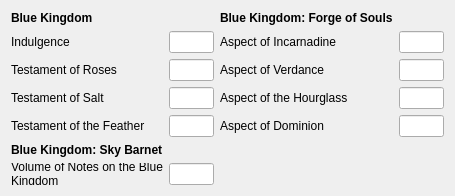
          <widget class="QWidget" name="page_12">
           <property name="geometry">
            <rect>
             <x>0</x>
             <y>0</y>
             <width>455</width>
             <height>186</height>
            </rect>
           </property>
           <attribute name="label">
            <string>The Blue Kingdom</string>
           </attribute>
           <layout class="QGridLayout" name="gridLayout_15">
            <item row="2" column="2">
             <spacer name="horizontalSpacer_20">
              <property name="orientation">
               <enum>Qt::Horizontal</enum>
              </property>
              <property name="sizeHint" stdset="0">
               <size>
                <width>40</width>
                <height>20</height>
               </size>
              </property>
             </spacer>
            </item>
            <item row="4" column="2">
             <spacer name="horizontalSpacer_18">
              <property name="orientation">
               <enum>Qt::Horizontal</enum>
              </property>
              <property name="sizeHint" stdset="0">
               <size>
                <width>40</width>
                <height>20</height>
               </size>
              </property>
             </spacer>
            </item>
            <item row="3" column="2">
             <spacer name="horizontalSpacer_19">
              <property name="orientation">
               <enum>Qt::Horizontal</enum>
              </property>
              <property name="sizeHint" stdset="0">
               <size>
                <width>40</width>
                <height>20</height>
               </size>
              </property>
             </spacer>
            </item>
            <item row="1" column="1">
             <widget class="QLineEdit" name="lineEdit_Poss_TBKMisc_Indulgence"/>
            </item>
            <item row="0" column="0">
             <widget class="QLabel" name="label_86">
              <property name="text">
               <string>&lt;html&gt;&lt;head/&gt;&lt;body&gt;&lt;p&gt;&lt;span style=&quot; font-weight:600;&quot;&gt;Blue Kingdom&lt;/span&gt;&lt;/p&gt;&lt;/body&gt;&lt;/html&gt;</string>
              </property>
             </widget>
            </item>
            <item row="1" column="2">
             <spacer name="horizontalSpacer_21">
              <property name="orientation">
               <enum>Qt::Horizontal</enum>
              </property>
              <property name="sizeHint" stdset="0">
               <size>
                <width>40</width>
                <height>20</height>
               </size>
              </property>
             </spacer>
            </item>
            <item row="2" column="1">
             <widget class="QLineEdit" name="lineEdit_Poss_TBKMisc_Roses"/>
            </item>
            <item row="4" column="1">
             <widget class="QLineEdit" name="lineEdit_Poss_TBKMisc_Flowers"/>
            </item>
            <item row="3" column="1">
             <widget class="QLineEdit" name="lineEdit_Poss_TBKMisc_Salt"/>
            </item>
            <item row="6" column="0">
             <widget class="QLabel" name="label_84">
              <property name="text">
               <string>&lt;html&gt;&lt;head/&gt;&lt;body&gt;&lt;p&gt;&lt;span style=&quot; font-weight:600;&quot;&gt;Blue Kingdom: Sky Barnet&lt;/span&gt;&lt;/p&gt;&lt;/body&gt;&lt;/html&gt;</string>
              </property>
             </widget>
            </item>
            <item row="2" column="0">
             <widget class="QLabel" name="label_75">
              <property name="text">
               <string>Testament of Roses</string>
              </property>
             </widget>
            </item>
            <item row="4" column="0">
             <widget class="QLabel" name="label_77">
              <property name="text">
               <string>Testament of the Feather</string>
              </property>
             </widget>
            </item>
            <item row="1" column="0">
             <widget class="QLabel" name="label_78">
              <property name="text">
               <string>Indulgence</string>
              </property>
             </widget>
            </item>
            <item row="3" column="0">
             <widget class="QLabel" name="label_76">
              <property name="text">
               <string>Testament of Salt</string>
              </property>
             </widget>
            </item>
            <item row="7" column="0">
             <widget class="QLabel" name="label_79">
              <property name="text">
               <string>Volume of Notes on the Blue Kingdom</string>
              </property>
              <property name="wordWrap">
               <bool>true</bool>
              </property>
             </widget>
            </item>
            <item row="7" column="1">
             <widget class="QLineEdit" name="lineEdit_Poss_TBKMisc_Volumes"/>
            </item>
            <item row="1" column="3">
             <widget class="QLabel" name="label_80">
              <property name="text">
               <string>Aspect of Incarnadine</string>
              </property>
             </widget>
            </item>
            <item row="1" column="4">
             <widget class="QLineEdit" name="lineEdit_Poss_TBKMisc_Incarnadine"/>
            </item>
            <item row="2" column="4">
             <widget class="QLineEdit" name="lineEdit_Poss_TBKMisc_Verdance"/>
            </item>
            <item row="3" column="4">
             <widget class="QLineEdit" name="lineEdit_Poss_TBKMisc_Hourglass"/>
            </item>
            <item row="4" column="4">
             <widget class="QLineEdit" name="lineEdit_Poss_TBKMisc_Dominion"/>
            </item>
            <item row="2" column="3">
             <widget class="QLabel" name="label_81">
              <property name="text">
               <string>Aspect of Verdance</string>
              </property>
             </widget>
            </item>
            <item row="3" column="3">
             <widget class="QLabel" name="label_82">
              <property name="text">
               <string>Aspect of the Hourglass</string>
              </property>
             </widget>
            </item>
            <item row="4" column="3">
             <widget class="QLabel" name="label_83">
              <property name="text">
               <string>Aspect of Dominion</string>
              </property>
             </widget>
            </item>
            <item row="0" column="3">
             <widget class="QLabel" name="label_88">
              <property name="text">
               <string>&lt;html&gt;&lt;head/&gt;&lt;body&gt;&lt;p&gt;&lt;span style=&quot; font-weight:600;&quot;&gt;Blue Kingdom: Forge of Souls&lt;/span&gt;&lt;/p&gt;&lt;/body&gt;&lt;/html&gt;</string>
              </property>
              <property name="wordWrap">
               <bool>false</bool>
              </property>
             </widget>
            </item>
           </layout>
          </widget>
